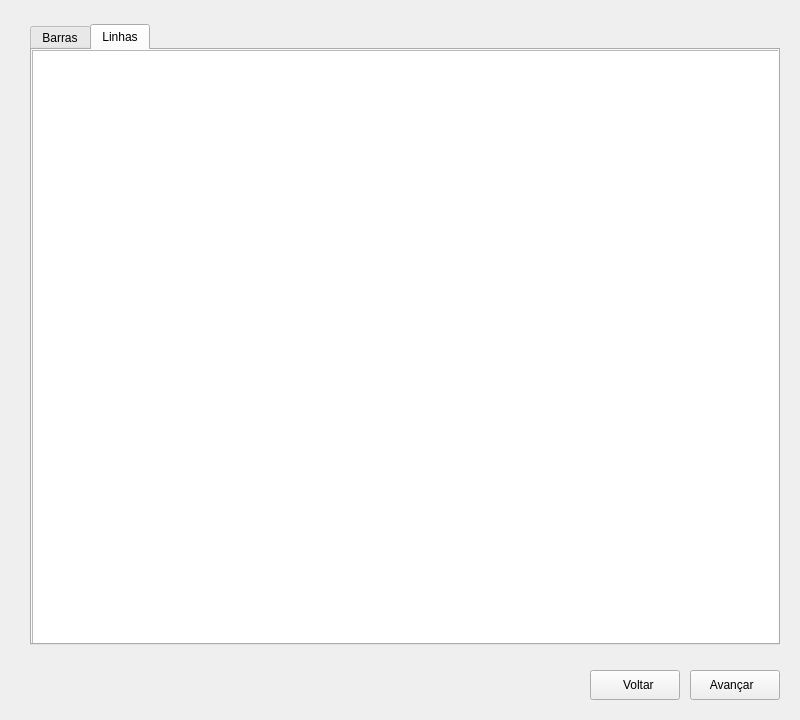
<?xml version="1.0" encoding="UTF-8"?>
<ui version="4.0">
 <class>FrameBarras</class>
 <widget class="QFrame" name="FrameBarras">
  <property name="geometry">
   <rect>
    <x>0</x>
    <y>0</y>
    <width>800</width>
    <height>720</height>
   </rect>
  </property>
  <property name="windowTitle">
   <string>Frame</string>
  </property>
  <widget class="QPushButton" name="btnAvancar">
   <property name="geometry">
    <rect>
     <x>690</x>
     <y>670</y>
     <width>90</width>
     <height>30</height>
    </rect>
   </property>
   <property name="cursor">
    <cursorShape>PointingHandCursor</cursorShape>
   </property>
   <property name="text">
    <string>Avançar  </string>
   </property>
  </widget>
  <widget class="QPushButton" name="btnVoltar">
   <property name="geometry">
    <rect>
     <x>590</x>
     <y>670</y>
     <width>90</width>
     <height>30</height>
    </rect>
   </property>
   <property name="cursor">
    <cursorShape>PointingHandCursor</cursorShape>
   </property>
   <property name="text">
    <string>  Voltar</string>
   </property>
  </widget>
  <widget class="QTabWidget" name="tabLinhas">
   <property name="geometry">
    <rect>
     <x>30</x>
     <y>24</y>
     <width>750</width>
     <height>621</height>
    </rect>
   </property>
   <property name="cursor">
    <cursorShape>PointingHandCursor</cursorShape>
   </property>
   <property name="currentIndex">
    <number>1</number>
   </property>
   <widget class="QWidget" name="tab">
    <attribute name="title">
     <string>Barras</string>
    </attribute>
    <widget class="QTableWidget" name="tableBarras">
     <property name="geometry">
      <rect>
       <x>-4</x>
       <y>0</y>
       <width>750</width>
       <height>591</height>
      </rect>
     </property>
    </widget>
   </widget>
   <widget class="QWidget" name="tab_2">
    <attribute name="title">
     <string>Linhas</string>
    </attribute>
    <widget class="QTableWidget" name="tableLinhas">
     <property name="geometry">
      <rect>
       <x>0</x>
       <y>0</y>
       <width>751</width>
       <height>601</height>
      </rect>
     </property>
    </widget>
   </widget>
  </widget>
 </widget>
 <resources/>
 <connections/>
</ui>
